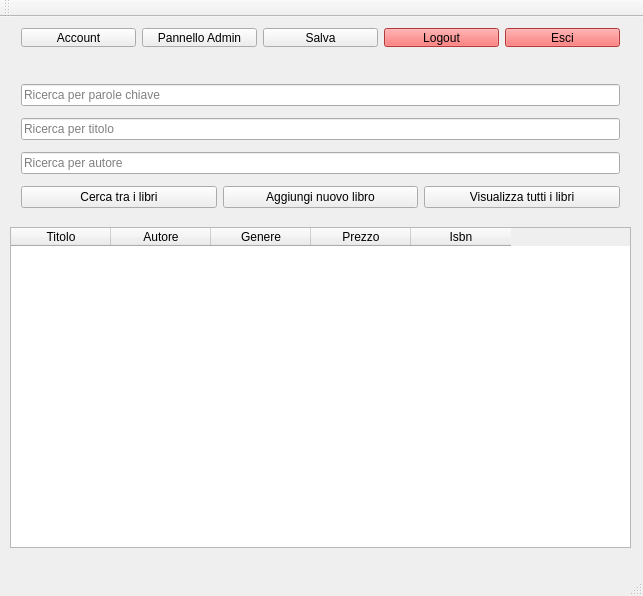
<?xml version="1.0" encoding="UTF-8"?>
<ui version="4.0">
 <class>MainWindow</class>
 <widget class="QMainWindow" name="MainWindow">
  <property name="geometry">
   <rect>
    <x>0</x>
    <y>0</y>
    <width>643</width>
    <height>596</height>
   </rect>
  </property>
  <property name="windowTitle">
   <string>Book Shop Project</string>
  </property>
  <widget class="QWidget" name="centralWidget">
   <widget class="QWidget" name="horizontalLayoutWidget">
    <property name="geometry">
     <rect>
      <x>10</x>
      <y>0</y>
      <width>621</width>
      <height>41</height>
     </rect>
    </property>
    <layout class="QHBoxLayout" name="horizontalLayout">
     <item>
      <widget class="QPushButton" name="pushButton_4">
       <property name="text">
        <string>Account</string>
       </property>
      </widget>
     </item>
     <item>
      <widget class="QPushButton" name="pushButton_3">
       <property name="text">
        <string>Pannello Admin</string>
       </property>
      </widget>
     </item>
     <item>
      <widget class="QPushButton" name="pushButton">
       <property name="text">
        <string>Salva</string>
       </property>
      </widget>
     </item>
     <item>
      <widget class="QPushButton" name="pushButton_2">
       <property name="palette">
        <palette>
         <active>
          <colorrole role="WindowText">
           <brush brushstyle="SolidPattern">
            <color alpha="255">
             <red>0</red>
             <green>0</green>
             <blue>0</blue>
            </color>
           </brush>
          </colorrole>
          <colorrole role="Button">
           <brush brushstyle="SolidPattern">
            <color alpha="255">
             <red>255</red>
             <green>77</green>
             <blue>77</blue>
            </color>
           </brush>
          </colorrole>
          <colorrole role="Light">
           <brush brushstyle="SolidPattern">
            <color alpha="255">
             <red>255</red>
             <green>255</green>
             <blue>255</blue>
            </color>
           </brush>
          </colorrole>
          <colorrole role="Midlight">
           <brush brushstyle="SolidPattern">
            <color alpha="255">
             <red>229</red>
             <green>229</green>
             <blue>229</blue>
            </color>
           </brush>
          </colorrole>
          <colorrole role="Dark">
           <brush brushstyle="SolidPattern">
            <color alpha="255">
             <red>101</red>
             <green>101</green>
             <blue>101</blue>
            </color>
           </brush>
          </colorrole>
          <colorrole role="Mid">
           <brush brushstyle="SolidPattern">
            <color alpha="255">
             <red>135</red>
             <green>135</green>
             <blue>135</blue>
            </color>
           </brush>
          </colorrole>
          <colorrole role="Text">
           <brush brushstyle="SolidPattern">
            <color alpha="255">
             <red>0</red>
             <green>0</green>
             <blue>0</blue>
            </color>
           </brush>
          </colorrole>
          <colorrole role="BrightText">
           <brush brushstyle="SolidPattern">
            <color alpha="255">
             <red>255</red>
             <green>255</green>
             <blue>255</blue>
            </color>
           </brush>
          </colorrole>
          <colorrole role="ButtonText">
           <brush brushstyle="SolidPattern">
            <color alpha="255">
             <red>0</red>
             <green>0</green>
             <blue>0</blue>
            </color>
           </brush>
          </colorrole>
          <colorrole role="Base">
           <brush brushstyle="SolidPattern">
            <color alpha="255">
             <red>255</red>
             <green>77</green>
             <blue>77</blue>
            </color>
           </brush>
          </colorrole>
          <colorrole role="Window">
           <brush brushstyle="SolidPattern">
            <color alpha="255">
             <red>255</red>
             <green>77</green>
             <blue>77</blue>
            </color>
           </brush>
          </colorrole>
          <colorrole role="Shadow">
           <brush brushstyle="SolidPattern">
            <color alpha="255">
             <red>0</red>
             <green>0</green>
             <blue>0</blue>
            </color>
           </brush>
          </colorrole>
          <colorrole role="AlternateBase">
           <brush brushstyle="SolidPattern">
            <color alpha="255">
             <red>229</red>
             <green>229</green>
             <blue>229</blue>
            </color>
           </brush>
          </colorrole>
          <colorrole role="ToolTipBase">
           <brush brushstyle="SolidPattern">
            <color alpha="255">
             <red>255</red>
             <green>255</green>
             <blue>220</blue>
            </color>
           </brush>
          </colorrole>
          <colorrole role="ToolTipText">
           <brush brushstyle="SolidPattern">
            <color alpha="255">
             <red>0</red>
             <green>0</green>
             <blue>0</blue>
            </color>
           </brush>
          </colorrole>
         </active>
         <inactive>
          <colorrole role="WindowText">
           <brush brushstyle="SolidPattern">
            <color alpha="255">
             <red>0</red>
             <green>0</green>
             <blue>0</blue>
            </color>
           </brush>
          </colorrole>
          <colorrole role="Button">
           <brush brushstyle="SolidPattern">
            <color alpha="255">
             <red>255</red>
             <green>77</green>
             <blue>77</blue>
            </color>
           </brush>
          </colorrole>
          <colorrole role="Light">
           <brush brushstyle="SolidPattern">
            <color alpha="255">
             <red>255</red>
             <green>255</green>
             <blue>255</blue>
            </color>
           </brush>
          </colorrole>
          <colorrole role="Midlight">
           <brush brushstyle="SolidPattern">
            <color alpha="255">
             <red>229</red>
             <green>229</green>
             <blue>229</blue>
            </color>
           </brush>
          </colorrole>
          <colorrole role="Dark">
           <brush brushstyle="SolidPattern">
            <color alpha="255">
             <red>101</red>
             <green>101</green>
             <blue>101</blue>
            </color>
           </brush>
          </colorrole>
          <colorrole role="Mid">
           <brush brushstyle="SolidPattern">
            <color alpha="255">
             <red>135</red>
             <green>135</green>
             <blue>135</blue>
            </color>
           </brush>
          </colorrole>
          <colorrole role="Text">
           <brush brushstyle="SolidPattern">
            <color alpha="255">
             <red>0</red>
             <green>0</green>
             <blue>0</blue>
            </color>
           </brush>
          </colorrole>
          <colorrole role="BrightText">
           <brush brushstyle="SolidPattern">
            <color alpha="255">
             <red>255</red>
             <green>255</green>
             <blue>255</blue>
            </color>
           </brush>
          </colorrole>
          <colorrole role="ButtonText">
           <brush brushstyle="SolidPattern">
            <color alpha="255">
             <red>0</red>
             <green>0</green>
             <blue>0</blue>
            </color>
           </brush>
          </colorrole>
          <colorrole role="Base">
           <brush brushstyle="SolidPattern">
            <color alpha="255">
             <red>255</red>
             <green>77</green>
             <blue>77</blue>
            </color>
           </brush>
          </colorrole>
          <colorrole role="Window">
           <brush brushstyle="SolidPattern">
            <color alpha="255">
             <red>255</red>
             <green>77</green>
             <blue>77</blue>
            </color>
           </brush>
          </colorrole>
          <colorrole role="Shadow">
           <brush brushstyle="SolidPattern">
            <color alpha="255">
             <red>0</red>
             <green>0</green>
             <blue>0</blue>
            </color>
           </brush>
          </colorrole>
          <colorrole role="AlternateBase">
           <brush brushstyle="SolidPattern">
            <color alpha="255">
             <red>229</red>
             <green>229</green>
             <blue>229</blue>
            </color>
           </brush>
          </colorrole>
          <colorrole role="ToolTipBase">
           <brush brushstyle="SolidPattern">
            <color alpha="255">
             <red>255</red>
             <green>255</green>
             <blue>220</blue>
            </color>
           </brush>
          </colorrole>
          <colorrole role="ToolTipText">
           <brush brushstyle="SolidPattern">
            <color alpha="255">
             <red>0</red>
             <green>0</green>
             <blue>0</blue>
            </color>
           </brush>
          </colorrole>
         </inactive>
         <disabled>
          <colorrole role="WindowText">
           <brush brushstyle="SolidPattern">
            <color alpha="255">
             <red>101</red>
             <green>101</green>
             <blue>101</blue>
            </color>
           </brush>
          </colorrole>
          <colorrole role="Button">
           <brush brushstyle="SolidPattern">
            <color alpha="255">
             <red>255</red>
             <green>77</green>
             <blue>77</blue>
            </color>
           </brush>
          </colorrole>
          <colorrole role="Light">
           <brush brushstyle="SolidPattern">
            <color alpha="255">
             <red>255</red>
             <green>255</green>
             <blue>255</blue>
            </color>
           </brush>
          </colorrole>
          <colorrole role="Midlight">
           <brush brushstyle="SolidPattern">
            <color alpha="255">
             <red>229</red>
             <green>229</green>
             <blue>229</blue>
            </color>
           </brush>
          </colorrole>
          <colorrole role="Dark">
           <brush brushstyle="SolidPattern">
            <color alpha="255">
             <red>101</red>
             <green>101</green>
             <blue>101</blue>
            </color>
           </brush>
          </colorrole>
          <colorrole role="Mid">
           <brush brushstyle="SolidPattern">
            <color alpha="255">
             <red>135</red>
             <green>135</green>
             <blue>135</blue>
            </color>
           </brush>
          </colorrole>
          <colorrole role="Text">
           <brush brushstyle="SolidPattern">
            <color alpha="255">
             <red>101</red>
             <green>101</green>
             <blue>101</blue>
            </color>
           </brush>
          </colorrole>
          <colorrole role="BrightText">
           <brush brushstyle="SolidPattern">
            <color alpha="255">
             <red>255</red>
             <green>255</green>
             <blue>255</blue>
            </color>
           </brush>
          </colorrole>
          <colorrole role="ButtonText">
           <brush brushstyle="SolidPattern">
            <color alpha="255">
             <red>101</red>
             <green>101</green>
             <blue>101</blue>
            </color>
           </brush>
          </colorrole>
          <colorrole role="Base">
           <brush brushstyle="SolidPattern">
            <color alpha="255">
             <red>255</red>
             <green>77</green>
             <blue>77</blue>
            </color>
           </brush>
          </colorrole>
          <colorrole role="Window">
           <brush brushstyle="SolidPattern">
            <color alpha="255">
             <red>255</red>
             <green>77</green>
             <blue>77</blue>
            </color>
           </brush>
          </colorrole>
          <colorrole role="Shadow">
           <brush brushstyle="SolidPattern">
            <color alpha="255">
             <red>0</red>
             <green>0</green>
             <blue>0</blue>
            </color>
           </brush>
          </colorrole>
          <colorrole role="AlternateBase">
           <brush brushstyle="SolidPattern">
            <color alpha="255">
             <red>203</red>
             <green>203</green>
             <blue>203</blue>
            </color>
           </brush>
          </colorrole>
          <colorrole role="ToolTipBase">
           <brush brushstyle="SolidPattern">
            <color alpha="255">
             <red>255</red>
             <green>255</green>
             <blue>220</blue>
            </color>
           </brush>
          </colorrole>
          <colorrole role="ToolTipText">
           <brush brushstyle="SolidPattern">
            <color alpha="255">
             <red>0</red>
             <green>0</green>
             <blue>0</blue>
            </color>
           </brush>
          </colorrole>
         </disabled>
        </palette>
       </property>
       <property name="styleSheet">
        <string notr="true">background-color: rgb(255, 77, 77)</string>
       </property>
       <property name="text">
        <string>Logout</string>
       </property>
      </widget>
     </item>
     <item>
      <widget class="QPushButton" name="pushButton_6">
       <property name="styleSheet">
        <string notr="true">background-color: rgb(255, 77, 77)</string>
       </property>
       <property name="text">
        <string>Esci</string>
       </property>
      </widget>
     </item>
    </layout>
   </widget>
   <widget class="QTableWidget" name="tableWidget">
    <property name="geometry">
     <rect>
      <x>10</x>
      <y>210</y>
      <width>621</width>
      <height>321</height>
     </rect>
    </property>
    <column>
     <property name="text">
      <string>Titolo</string>
     </property>
    </column>
    <column>
     <property name="text">
      <string>Autore</string>
     </property>
    </column>
    <column>
     <property name="text">
      <string>Genere</string>
     </property>
    </column>
    <column>
     <property name="text">
      <string>Prezzo</string>
     </property>
    </column>
    <column>
     <property name="text">
      <string>Isbn</string>
     </property>
    </column>
   </widget>
   <widget class="QWidget" name="horizontalLayoutWidget_2">
    <property name="geometry">
     <rect>
      <x>10</x>
      <y>50</y>
      <width>621</width>
      <height>161</height>
     </rect>
    </property>
    <layout class="QHBoxLayout" name="horizontalLayout_2">
     <item>
      <layout class="QVBoxLayout" name="verticalLayout">
       <item>
        <widget class="QLineEdit" name="lineEdit">
         <property name="inputMask">
          <string/>
         </property>
         <property name="text">
          <string/>
         </property>
         <property name="placeholderText">
          <string>Ricerca per parole chiave</string>
         </property>
        </widget>
       </item>
       <item>
        <widget class="QLineEdit" name="lineEdit_4">
         <property name="text">
          <string/>
         </property>
         <property name="placeholderText">
          <string>Ricerca per titolo</string>
         </property>
        </widget>
       </item>
       <item>
        <widget class="QLineEdit" name="lineEdit_3">
         <property name="text">
          <string/>
         </property>
         <property name="placeholderText">
          <string>Ricerca per autore</string>
         </property>
        </widget>
       </item>
       <item>
        <layout class="QHBoxLayout" name="horizontalLayout_3">
         <item>
          <widget class="QPushButton" name="pushButton_8">
           <property name="text">
            <string>Cerca tra i libri</string>
           </property>
          </widget>
         </item>
         <item>
          <widget class="QPushButton" name="pushButton_7">
           <property name="text">
            <string>Aggiungi nuovo libro</string>
           </property>
          </widget>
         </item>
         <item>
          <widget class="QPushButton" name="pushButton_5">
           <property name="text">
            <string>Visualizza tutti i libri</string>
           </property>
          </widget>
         </item>
        </layout>
       </item>
      </layout>
     </item>
    </layout>
   </widget>
  </widget>
  <widget class="QMenuBar" name="menuBar">
   <property name="geometry">
    <rect>
     <x>0</x>
     <y>0</y>
     <width>643</width>
     <height>26</height>
    </rect>
   </property>
  </widget>
  <widget class="QToolBar" name="mainToolBar">
   <attribute name="toolBarArea">
    <enum>TopToolBarArea</enum>
   </attribute>
   <attribute name="toolBarBreak">
    <bool>false</bool>
   </attribute>
  </widget>
  <widget class="QStatusBar" name="statusBar"/>
 </widget>
 <layoutdefault spacing="6" margin="11"/>
 <resources/>
 <connections/>
</ui>
